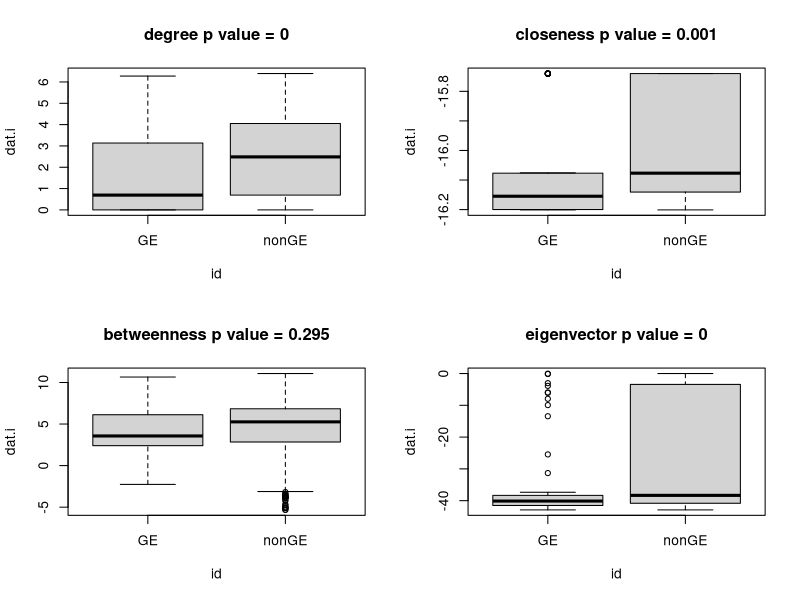

Write R code to recreate this figure.
rm(list=ls())

#libraries
library(igraph)

#data
dat.test<- read.csv("../data/gene_expression_net_feltus_main.csv")

genes <- read.csv("../data/Splitting Drought/Winter GxE.csv")

genes <- as.character(genes[,1])

layout(matrix(1:4,ncol=2))
for(i in 2:ncol(dat.test)){
  dat.i <- dat.test[which(is.finite(log(dat.test[,i]))==TRUE),]
  use <- which(dat.i[,1] %in% genes)
  id <- rep('nonGE',nrow(dat.i))
  id[use] <- 'GE'
  dat.i <- log(dat.i[,i])
  obs.i <- abs(mean(dat.i[use])-mean(dat.i[-use]))
  len1 <- c()
  for(j in 1:1000){
    use.j <- sample(1:length(id), length(use), replace=TRUE)
    met.j <- abs(mean(dat.i[use.j])-mean(dat.i[-use.j]))
    len1 <- c(len1,met.j)
  }
  p.i <- round(length(which(len1>obs.i)),4)/j
  boxplot(dat.i~id,main=paste0(colnames(dat.test)[i],' p value = ',p.i))
}